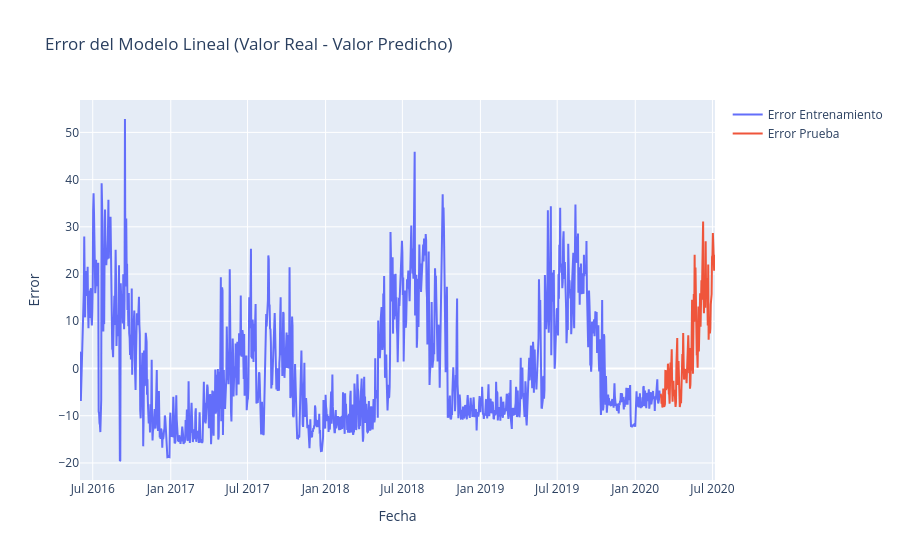

Notebook code cell kept with this figure:
### Code cell
#---------------------3------ Graficar el error
train_error = train_df['Energy_kWh'] - train_pred
test_error = test_df['Energy_kWh'] - test_pred

fig = go.Figure()
fig.add_trace(go.Scatter(x=train_df['date'], y=train_error, mode='lines', name='Error Entrenamiento'))
fig.add_trace(go.Scatter(x=test_df['date'], y=test_error, mode='lines', name='Error Prueba'))
fig.update_layout(title='Error del Modelo Lineal (Valor Real - Valor Predicho)', xaxis_title='Fecha', yaxis_title='Error')
fig.show()

### Figure 1 — Plotly figure (JSON) as saved in the notebook; plotly's stock layout.template omitted (floating-point values rounded to 4 significant figures; data arrays with more than 128 entries replaced by an {"elided": "..."} marker saying what was removed)
{"data": [{"mode": "lines", "name": "Error Entrenamiento", "type": "scatter", "x": {"elided": "1369 str values"}, "y": {"elided": "1369 float values"}}, {"mode": "lines", "name": "Error Prueba", "type": "scatter", "x": {"elided": "129 str values"}, "y": {"elided": "129 float values"}}], "layout": {"title": {"text": "Error del Modelo Lineal (Valor Real - Valor Predicho)"}, "xaxis": {"title": {"text": "Fecha"}}, "yaxis": {"title": {"text": "Error"}}}}
